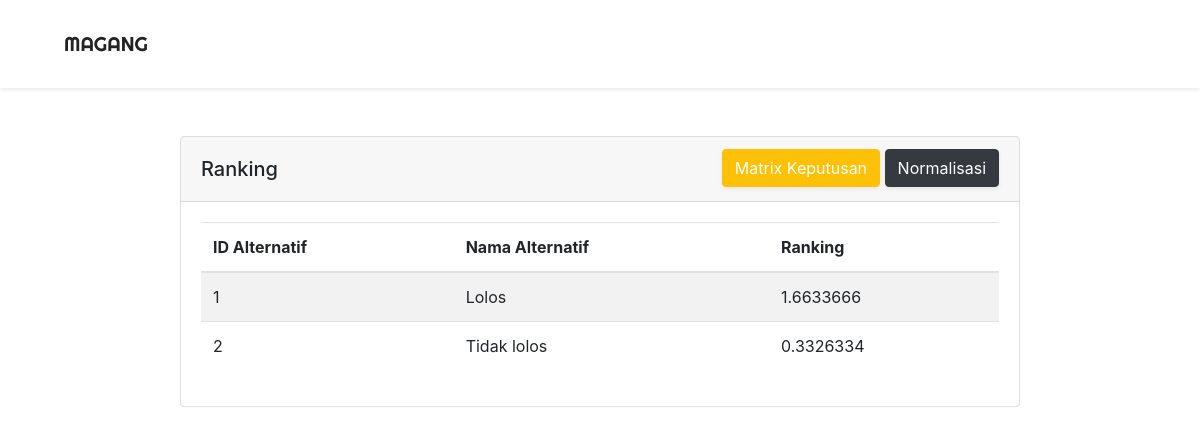
Screenshot of /views/result/result_ranking.php with the database file from the repository.
### tables this page shows
CREATE TABLE `tb_alternatif` (
  `id_alternatif` int(11) NOT NULL,
  `nama_alternatif` varchar(50) NOT NULL
);

### views/result/result_ranking.php (the view, shortened to what this page needs)
<!DOCTYPE html>
<html lang="en">
<head>
    <link rel="stylesheet" href="../../assets/css/bootstrap/bootstrap.min.css">
    <link rel="stylesheet" href="../../assets/css/styles/style_read.css">
</head>
<body>
    <nav class="navbar navbar-expand-lg py-4 shadow-sm">
        <a href="../../index.php" class="navbar-brand ml-5">MAGANG</a>
    </nav>
    <div class="container-fluid py-5" id="div-detail">
        <div class="card mb-5">
            <div class="card-header">
                <div class="d-flex justify-content-between">
                    <h5 class="mt-2">Ranking</h5>
                    <div>
                        <a href="result_matrixkeputusan.php" class="btn btn-warning text-white shadow-sm">Matrix Keputusan</a>
                        <a href="result_normalisasi.php" class="btn btn-dark text-white shadow-sm">Normalisasi</a>
                    </div>
                </div>
            </div>
            <div class="card-body">
                <table class="table table-striped">
                    <thead>
                        <tr>
                            <th scope="col">ID Alternatif</th>
                            <th scope="col">Nama Alternatif</th>
                            <th scope="col">Ranking</th>
                        </tr>
                    </thead>
                    <tbody>
                        <?php
                            include "../../models/config.php";
                            $read = "SELECT * FROM vranking";
                            $exec_read = $koneksi->query($read);
                            while($data_read = $exec_read->fetch_array()){
                                ?>
                                    <tr>
                                        <td scope="row"><?php echo $data_read['id_alternatif'] ?></td>
                                        <td><?php echo $data_read['nama_alternatif'] ?></td>
                                        <td><?php echo $data_read['ranking'] ?></td>
                                    </tr>
                                <?php
                            }
                        ?>
                    </tbody>
                </table>
            </div>
        </div>
    </div>
</body>
</html>

### assets/css/styles/style_read.css (style rules this page uses)
body { width: 100%; }
.navbar-brand { color: rgb(35, 35, 35); font-family: 'Righteous', cursive; }
#div-detail { padding-left: 15%; padding-right: 15%; }

### rows the page displays
tb_alternatif: id_alternatif "1", nama_alternatif "Lolos", ranking "1.6633666"
tb_alternatif: id_alternatif "2", nama_alternatif "Tidak lolos", ranking "0.3326334"
